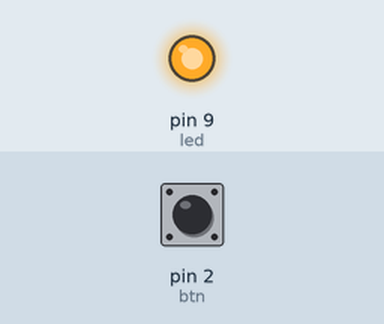
Recording of a sketch running on a simulated Arduino Uno, built with avr-gcc and run on an emulated ATmega328P. On the bench: output pins drawn as LEDs (lit = HIGH). The test bench sets the inputs (shaded band); at power-on: pin 2 (btn) HIGH.

Above: at 1.2 s.
1.3 s: pin 2 (btn) pulled LOW for 0.15 s
At 1.37 s:
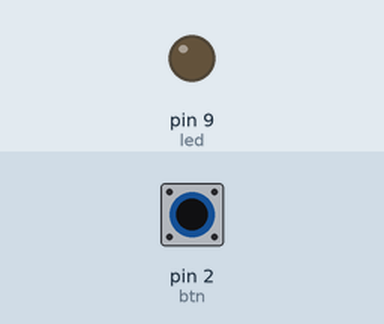
2.9 s: pin 2 (btn) pulled LOW for 3.2 s
At 6.9 s:
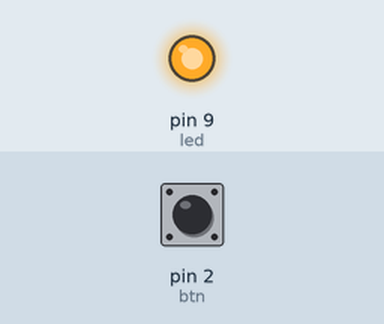
Timing chart, 0 to 8.4 s (numbered marks = the images above; inputs shaded):
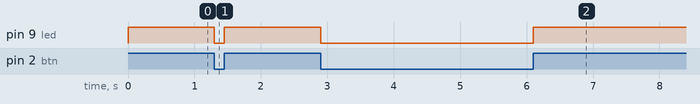

The sketch:

push_btn.ino
```cpp
const int led = 9;
const int btn = 2;

void setup()
{
  pinMode(led, OUTPUT);

  // we use INPUT_PULLUP  to use...
  // ...the builtin pull up resistance
  pinMode(btn, INPUT_PULLUP);
}

void loop()
{
  // we use digitalRead() to read input from a pin
  // returns either 0 or 1 (LOW or HIGH)
  int btnNotPressed = digitalRead(btn);

  digitalWrite(led, btnNotPressed);
}
```

Measured:
- after the input at 1.3 s, pin 9 (led): HIGH → LOW at once, → HIGH 0.15 s later
- after the input at 2.9 s, pin 9 (led): HIGH → LOW at once, → HIGH 3.2 s later
